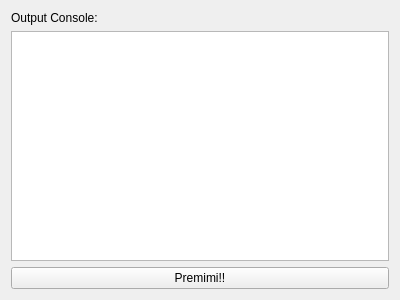
<?xml version="1.0" encoding="UTF-8"?>
<ui version="4.0">
 <class>Form</class>
 <widget class="QWidget" name="Form">
  <property name="geometry">
   <rect>
    <x>0</x>
    <y>0</y>
    <width>400</width>
    <height>300</height>
   </rect>
  </property>
  <property name="windowTitle">
   <string>Form</string>
  </property>
  <layout class="QVBoxLayout" name="verticalLayout">
   <item>
    <widget class="QLabel" name="label">
     <property name="text">
      <string>Output Console:</string>
     </property>
    </widget>
   </item>
   <item>
    <widget class="QTextEdit" name="textEdit"/>
   </item>
   <item>
    <widget class="QPushButton" name="pushButton">
     <property name="text">
      <string>Premimi!!</string>
     </property>
    </widget>
   </item>
  </layout>
 </widget>
 <resources/>
 <connections/>
</ui>
